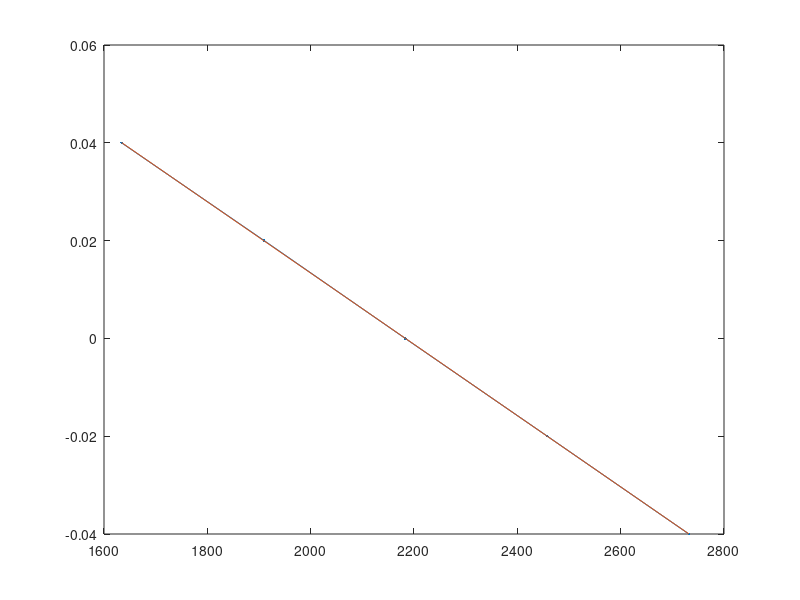
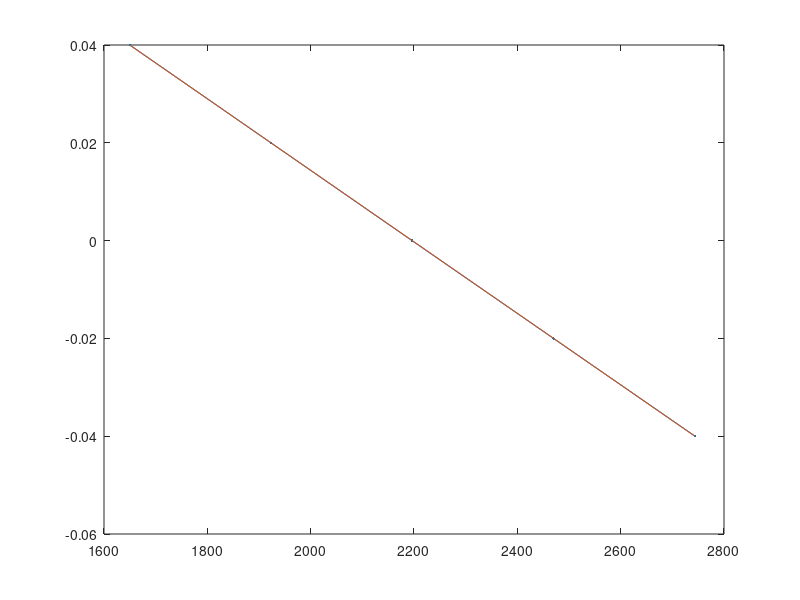
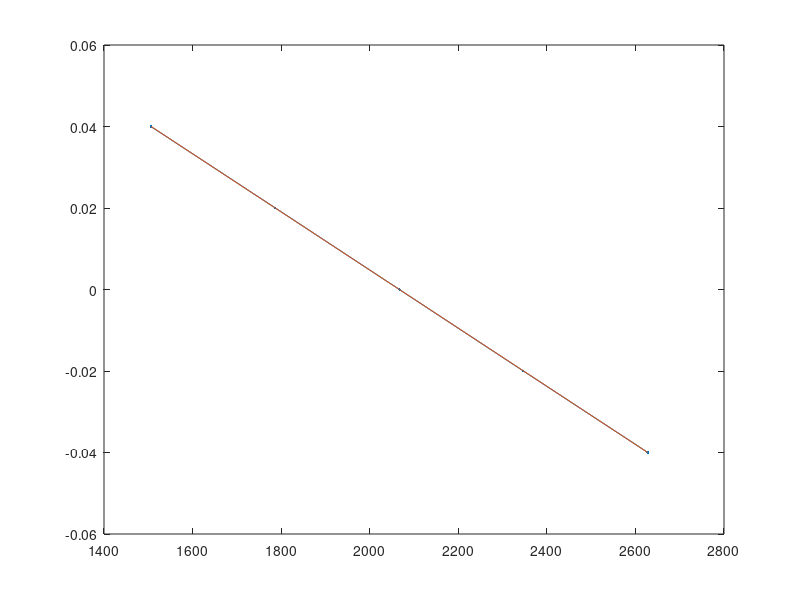

These figures' MATLAB source, in order:

close all
clear all

data18 = [2732, 2458, 2183, 1910, 1634];
data16 = [2744, 2470, 2196, 1923, 1650];
data25 = [2628, 2347, 2067, 1787, 1506];

current = [-40, -20, 0, 20, 40]*1e-3;

p18 = polyfit(data18,current,1);
p16 = polyfit(data16,current,1);
p25 = polyfit(data25,current,1);

figure
plot(data18,current,'.-'); hold on
plot(data18, data18*p18(1)+p18(2))

figure
plot(data16,current,'.-'); hold on
plot(data16, data16*p16(1)+p16(2))

figure
plot(data25,current,'.-'); hold on
plot(data25, data25*p25(1)+p25(2))